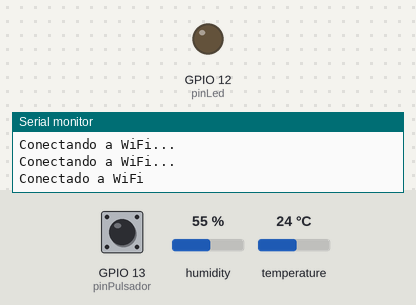
A sketch run on a simulated ESP32. Shown: output pins drawn as LEDs (lit = HIGH), the last lines printed to the serial monitor. The test bench sets the inputs (shaded band); at power-on: GPIO 13 (pinPulsador) LOW, humidity 55 %, temperature 24 °C. WiFi joins after 1.5 s; servers stay silent unless stated; uploads are accepted with an empty reply.

Above: at 7.2 s.
7.3 s: GPIO 13 (pinPulsador) pulled HIGH for 3.2 s
At 7.9 s:
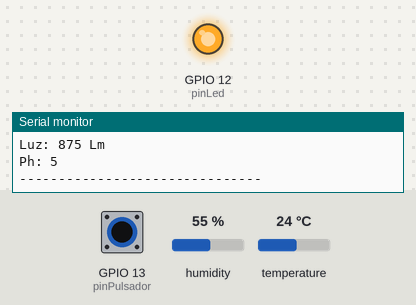
13.2 s: GPIO 13 (pinPulsador) pulled HIGH for 0.15 s
At 16.1 s:
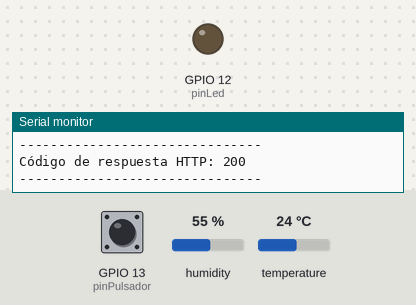
16.3 s: GPIO 13 (pinPulsador) pulled HIGH for 1 s
At 17.2 s:
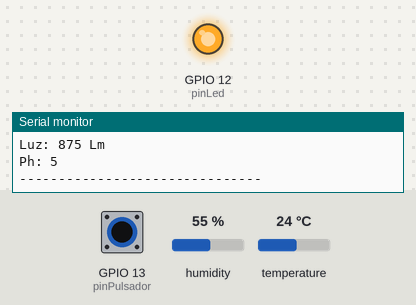
Timing chart, 0 to 20.0 s (numbered marks = the images above; inputs shaded):
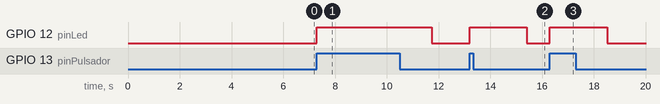

Measured:
- after the input at 7.3 s, GPIO 12 (pinLed): LOW → HIGH at once, → LOW 4.4 s later
- after the input at 13.2 s, GPIO 12 (pinLed): LOW → HIGH at once, → LOW 2.2 s later
- after the input at 16.3 s, GPIO 12 (pinLed): LOW → HIGH at once, → LOW 2.2 s later

The sketch:

ESP32.ino
```cpp
#include <WiFi.h>
#include <HTTPClient.h>
#include "DHTesp.h"

int pinPulsador = 13;
int pinLed = 12;
int estadoAnterior = LOW;
int estadoActual = LOW;

const char* ssid = "S21_Ultra";
const char* password = "123456789";
const char* serverUrl = "https://conocetutierra.000webhostapp.com/insertar.php";

int t;
int h;
int l;
int p = 5;

int ldr = analogRead(32);;
int maxldr = 4095;
int minldr = 0;

int pinDHT = 14;

DHTesp dht;

void setup() {

  Serial.begin(115200);
  delay(4000);

  pinMode(pinPulsador, INPUT);
  pinMode(pinLed, OUTPUT);

  dht.setup(pinDHT, DHTesp::DHT11);

  WiFi.begin(ssid, password);

  while (WiFi.status() != WL_CONNECTED) {
    delay(1000);
    Serial.println("Conectando a WiFi...");
  }

  Serial.println("Conectado a WiFi");
}

void loop() {
  estadoActual = digitalRead(pinPulsador);

  if (estadoActual != estadoAnterior && estadoActual == HIGH) {
    digitalWrite(pinLed, !digitalRead(pinLed)); // Cambia el estado del LED

    TempAndHumidity data = dht.getTempAndHumidity();

    t = data.temperature;
    h = data.humidity;
    l = map(ldr, minldr, maxldr, 1000, 0);

    Serial.println("-------------------------------");
    Serial.print("Temperatura: ");
    Serial.print(t);
    Serial.println("°C");
    Serial.print("Humedad: ");
    Serial.print(h);
    Serial.println("%");
    Serial.print("Luz: ");
    Serial.print(l);
    Serial.println(" Lm");
    Serial.print("Ph: ");
    Serial.println(p);
    Serial.println("-------------------------------");
    delay(2000);

    HTTPClient http;
    http.begin(serverUrl);

    http.addHeader("Content-Type", "application/x-www-form-urlencoded");

    String postData = "temperatura=" + String(t) + "&humedad=" + String(h) + "&luz=" + String(l) + "&ph=" + String(p);

    int httpResponseCode = http.POST(postData);

    if (httpResponseCode > 0) {
      String response = http.getString();
      Serial.println("Código de respuesta HTTP: " + String(httpResponseCode));
      Serial.println(response);
    } else {
      Serial.println("Error en la solicitud HTTP");
    }

    http.end();

    estadoActual = LOW;
    digitalWrite(pinLed, LOW);
    Serial.println("-------------------------------");
  }

  estadoAnterior = estadoActual;
}
```
